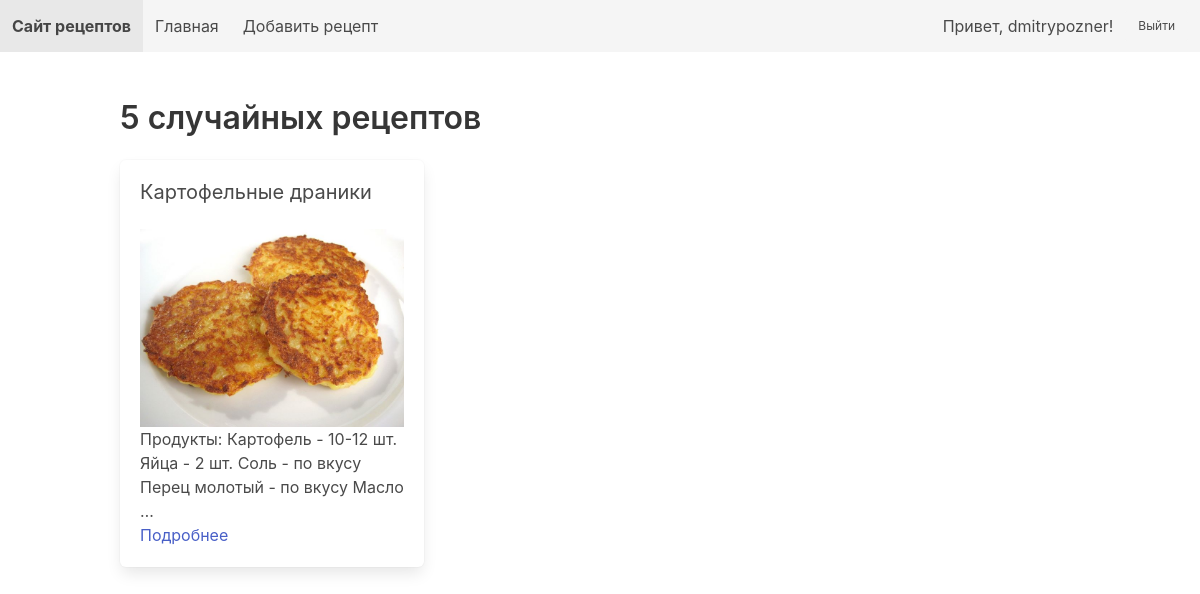
The app's page / (signed in) with its own data.
### recipes/models.py (models this page shows, shortened)
class Recipe(models.Model):
    title = models.CharField(max_length=200, verbose_name='Название')
    description = models.TextField(verbose_name='Описание')
    steps = models.TextField(verbose_name='Шаги приготовления')
    prep_time = models.PositiveIntegerField(verbose_name='Время приготовления (в минутах)')
    image = models.ImageField(upload_to='recipes/', blank=True, null=True, verbose_name='Изображение')
    created_at = models.DateTimeField(auto_now_add=True)
    author = models.ForeignKey(User, on_delete=models.CASCADE, verbose_name='Автор')

### recipes/views.py (the view)
# urls.py: path('', views.home, name='home'),
def home(request):
    recipes = list(Recipe.objects.all())
    random_recipes = random.sample(recipes, min(len(recipes), 5))  # 5 случайных рецептов
    return render(request, 'recipes/home.html', {'recipes': random_recipes})

### recipes/templates/recipes/home.html
{% extends 'recipes/base.html' %} {% block title %}Главная - Сайт рецептов{% endblock %} {% block content %}
<h1 class="title">5 случайных рецептов</h1>
<div class="columns is-multiline">
    {% for recipe in recipes %}
    <div class="column is-one-third">
        <div class="box">
            <h2 class="subtitle">{{ recipe.title }}</h2>
            {% if recipe.image %}
            <figure class="image is-4by3">
                <img src="{{ recipe.image.url }}" alt="{{ recipe.title }}">
            </figure>
            {% endif %}
            <p>{{ recipe.description|truncatechars:100 }}</p>
            <a href="{% url 'recipe_detail' recipe.pk %}">Подробнее</a>
        </div>
    </div>
    {% empty %}
    <p>Рецептов пока нет.</p>
    {% endfor %}
</div>
{% endblock %}

### recipes/templates/recipes/base.html (shortened to what this page needs)
<!DOCTYPE html>
<html lang="ru">
<head>
    <link rel="stylesheet" href="https://cdn.jsdelivr.net/npm/bulma@0.9.4/css/bulma.min.css">
</head>
<body>
    <nav class="navbar is-light" role="navigation" aria-label="main navigation">
        <div class="navbar-brand">
            <a class="navbar-item" href="{% url 'home' %}">
                <strong>Сайт рецептов</strong>
            </a>
        </div>
        <div class="navbar-menu">
            <div class="navbar-start">
                <a class="navbar-item" href="{% url 'home' %}">Главная</a> {% if user.is_authenticated %}
                <a class="navbar-item" href="{% url 'recipe_add' %}">Добавить рецепт</a> {% endif %}
            </div>
            <div class="navbar-end">
                <div class="navbar-item">
                    {% if user.is_authenticated %} Привет, {{ user.username }}!
                    <a class="button is-light is-small ml-3" href="{% url 'logout' %}">Выйти</a> {% else %}
                    <a class="button is-primary is-small mr-2" href="{% url 'signup' %}">Регистрация</a>
                    <a class="button is-light is-small" href="{% url 'login' %}">Войти</a> {% endif %}
                </div>
            </div>
        </div>
    </nav>
    <section class="section">
        <div class="container">
            {% block content %}{% endblock %}
        </div>
    </section>
</body>
</html>

### records on screen
Recipe: title "Картофельные драники", image (picture), description "Продукты: Картофель - 10-12 шт. Яйца - 2 шт. Соль - по вкусу Перец молотый - по вкусу Масло …"

### other values on screen
{{ user.username }} "dmitrypozner"
